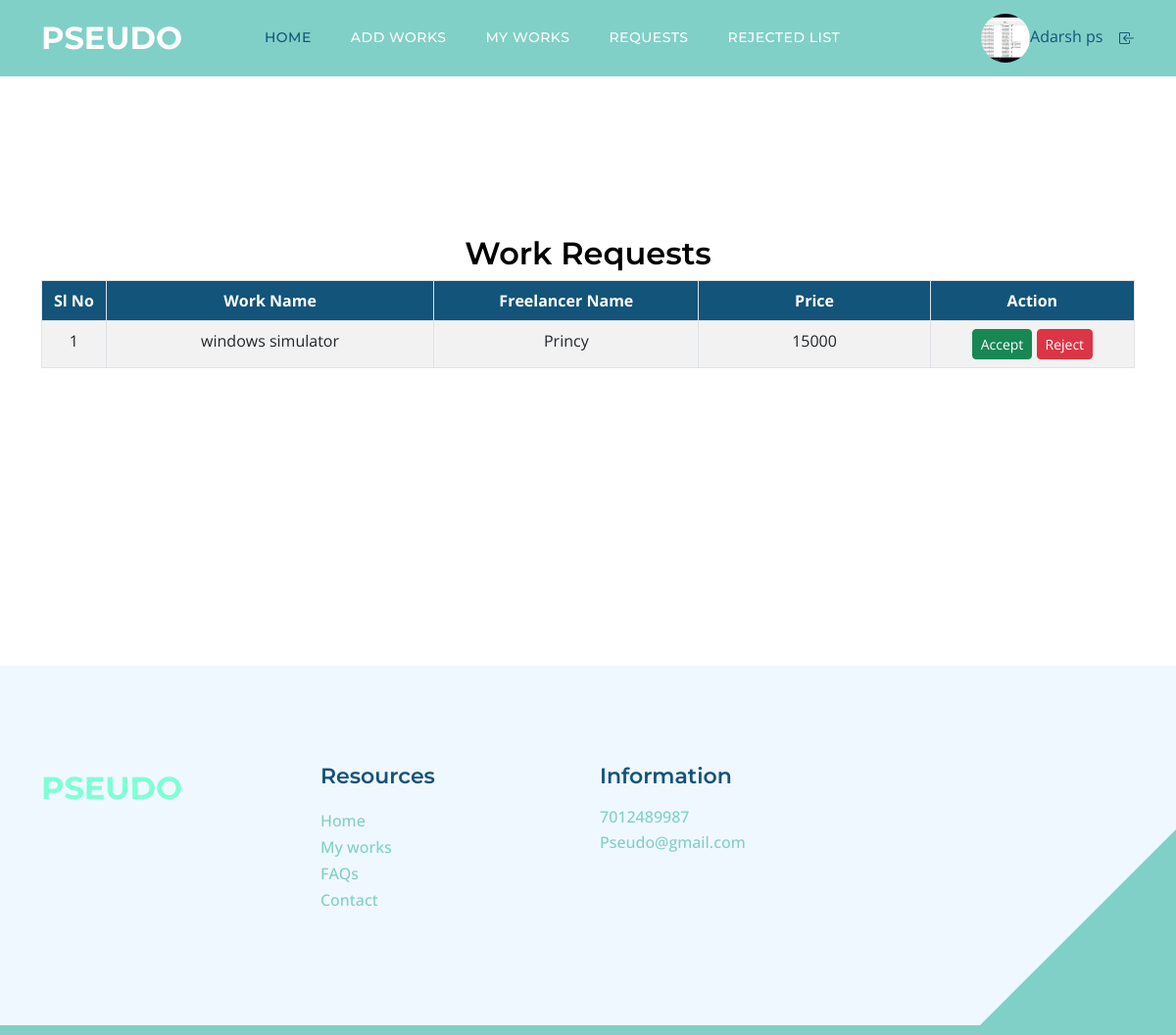
/client/Requests.php (signed in), run on the app's committed database.
### tables this page shows
CREATE TABLE `tbl_request` (
  `request_id` int(11) NOT NULL,
  `freelan_id` int(11) NOT NULL,
  `work_id` int(11) NOT NULL,
  `status` int(11) NOT NULL,
  `request_date` varchar(35) NOT NULL,
  `payment_date` varchar(20) NOT NULL,
  `agreement_date` varchar(50) NOT NULL
);

CREATE TABLE `tbl_work` (
  `work_id` int(11) NOT NULL,
  `work_name` varchar(100) NOT NULL,
  `work_price` varchar(50) NOT NULL,
  `work_details` varchar(1000) NOT NULL,
  `work_doc` varchar(50) NOT NULL,
  `client_id` int(11) NOT NULL,
  `subcat_id` int(11) NOT NULL,
  `work_final` varchar(100) NOT NULL
);

CREATE TABLE `tbl_freelan` (
  `freelan_id` int(11) NOT NULL,
  `freelan_name` varchar(50) NOT NULL,
  `freelan_email` varchar(50) NOT NULL,
  `place_id` int(11) NOT NULL,
  `freelan_address` varchar(200) NOT NULL,
  `freelan_photo` varchar(50) NOT NULL,
  `freelan_proof` varchar(50) NOT NULL,
  `freelan_password` varchar(50) NOT NULL,
  `freelan_dob` varchar(20) NOT NULL,
  `freelan_contact` varchar(20) NOT NULL,
  `freelan_status` int(11) NOT NULL,
  `freelan_gender` varchar(50) NOT NULL
);

### client/Requests.php (the view, shortened to what this page needs)
<?php
include('Header.php');
		?>
<!DOCTYPE html PUBLIC "-//W3C//DTD XHTML 1.0 Transitional//EN" "http://www.w3.org/TR/xhtml1/DTD/xhtml1-transitional.dtd">
<html xmlns="http://www.w3.org/1999/xhtml">
<head>
</head>
<body>
<div class="container mt-5">
    <h3 class="text-center">Work Requests</h3>
    <form id="form1" name="form1" method="post" action="">
        <table class="table table-bordered table-striped">
            <thead class="thead-dark">
                <tr>
                    <th width="49" class="text-center">Sl No</th>
                    <th width="249" class="text-center">Work Name</th>
                    <th width="201" class="text-center">Freelancer Name</th>
                    <th width="176" class="text-center">Price</th>
                    <th width="155" class="text-center">Action</th>
                </tr>
            </thead>
            <tbody>
                <?php
                $selqry="select * from tbl_request u inner join tbl_work p on u.work_id = p.work_id inner join tbl_freelan s on u.freelan_id = s.freelan_id where u.status='0' and p.client_id=".$_SESSION["cid"];
                $req=$con->query($selqry);
                $i=0;
                while($data=$req->fetch_assoc()) {
                    $i++;
                ?>
                <tr>
                    <td class="text-center"><?php echo $i ?></td>
                    <td class="text-center"><?php echo $data['work_name'] ?></td>
                    <td class="text-center"><?php echo $data['freelan_name'] ?></td>
                    <td class="text-center"><?php echo $data['work_price'] ?></td>
                    <td class="text-center">
                        <a href="Requests.php?act=<?php echo $data['request_id']?>" class="btn btn-success btn-sm">Accept</a>
                        <a href="Requests.php?rej=<?php echo $data['request_id'];?>" class="btn btn-danger btn-sm">Reject</a>
                    </td>
                </tr>
                <?php
                }
                ?>
            </tbody>
        </table>
    </form>
</div>
<?php
include('Footer.php');
?>
</html>

### Asset/Templates/Main/css/templatemo-topic-listing.css (style rules this page uses)
:root { --white-color: #ffffff; --primary-color: #13547a; --secondary-color: #80d0c7; --section-bg-color: #f0f8ff; --custom-btn-bg-color: #80d0c7; --custom-btn-bg-hover-color: #13547a; --dark-color: #000000; --p-color: #717275; --border-color: #7fffd4; --link-hover-color: #13547a; --body-font-family: 'Open Sans', sans-serif; --title-font-family: 'Montserrat', sans-serif; --h1-font-size: 58px; --h2-font-size: 46px; --h3-font-size: 32px; --h4-font-size: 28px; --h5-font-size: 24px; --h6-font-size: 22px; --p-font-size: 20px; --menu-font-size: 14px; --btn-font-size: 18px; --copyright-font-size: 16px; --border-radius-large: 100px; --border-radius-medium: 20px; --border-radius-small: 10px; --font-weight-normal: 400; --font-weight-medium: 500; --font-weight-semibold: 600; --font-weight-bold: 700; }
body { background-color: var(--white-color); font-family: var(--body-font-family); }
h2, h3, h4, h5, h6 { color: var(--dark-color); }
h1, h2, h3, h4, h5, h6 { font-family: var(--title-font-family); font-weight: var(--font-weight-semibold); }
h3 { font-size: var(--h3-font-size); }
a, button { touch-action: manipulation; transition: all 0.3s; }
a { display: inline-block; color: var(--primary-color); text-decoration: none; }

### client/Requests.php (style rules this page uses)
.table thead th { background-color: #13547a; color: white; }

### data on the page
tbl_request: work.work_name "windows simulator", freelan.freelan_name "Princy", work.work_price "15000"

### other printed values
$_SESSION['cName'] "Adarsh ps"
